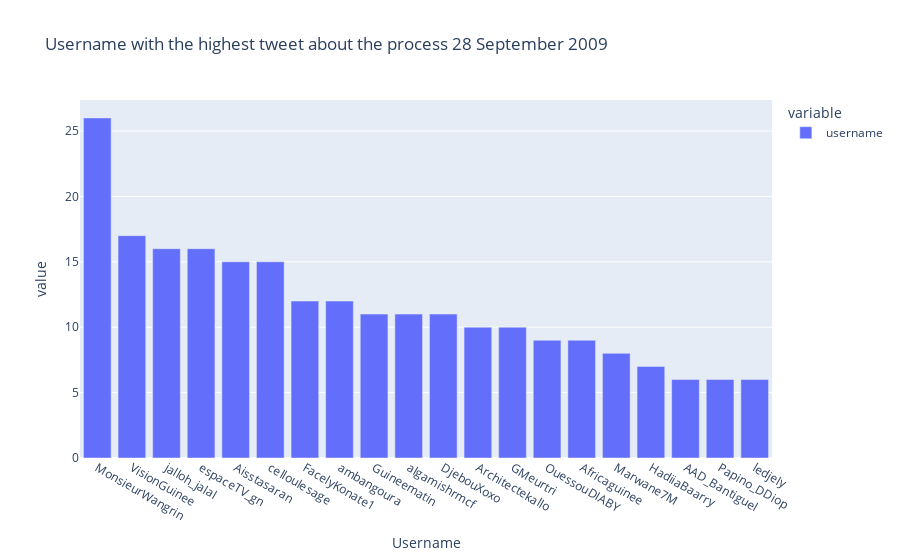

Notebook cell for this chart:
### Code cell
# df["username"].value_counts()[:20].plot(kind="bar")
px.bar(
    df["username"].value_counts()[:20],
    title="Username with the highest tweet about the process 28 September 2009",
    labels={"index": "Username", "username": "Count", "text": "Count"},
)

### Figure 1 — Plotly figure (JSON) as saved in the notebook; plotly's stock layout.template omitted (floating-point values rounded to 4 significant figures)
{"data": [{"alignmentgroup": "True", "hovertemplate": "variable=username<br>Username=%{x}<br>value=%{y}<extra></extra>", "legendgroup": "username", "marker": {"color": "#636efa", "pattern": {"shape": ""}}, "name": "username", "offsetgroup": "username", "orientation": "v", "showlegend": true, "textposition": "auto", "type": "bar", "x": ["MonsieurWangrin", "VisionGuinee", "jalloh_jalal", "espaceTV_gn", "Aisstasaran", "celloulesage", "FacelyKonate1", "ambangoura", "Guineematin", "algamishrmcf", "DjebouXoxo", "Architectekallo", "GMeurtri", "OuessouDIABY", "Africaguinee", "Marwane7M", "HadiiaBaarry", "AAD_Bantiguel", "Papino_DDiop", "ledjely"], "xaxis": "x", "y": [26, 17, 16, 16, 15, 15, 12, 12, 11, 11, 11, 10, 10, 9, 9, 8, 7, 6, 6, 6], "yaxis": "y"}], "layout": {"autosize": true, "barmode": "relative", "legend": {"title": {"text": "variable"}, "tracegroupgap": 0}, "title": {"text": "Username with the highest tweet about the process 28 September 2009"}, "xaxis": {"anchor": "y", "autorange": true, "domain": [0, 1], "range": [-0.5, 19.5], "title": {"text": "Username"}, "type": "category"}, "yaxis": {"anchor": "x", "autorange": true, "domain": [0, 1], "range": [0, 27.37], "title": {"text": "value"}, "type": "linear"}}}
